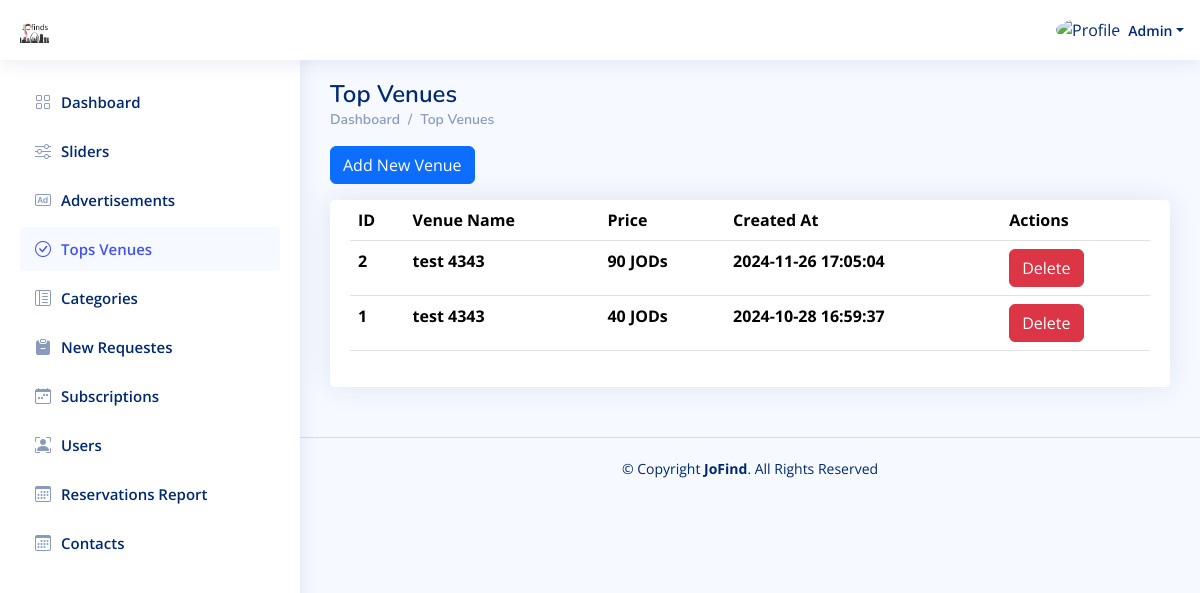
/Admin_Dashboard/Tops_Venues.php (signed in), run on the app's committed database.
### tables this page shows
CREATE TABLE `users` (
  `id` int(11) NOT NULL,
  `type_id` int(11) NOT NULL,
  `name` varchar(250) NOT NULL,
  `email` varchar(250) NOT NULL,
  `password` varchar(250) NOT NULL,
  `phone` varchar(250) NOT NULL,
  `image` varchar(250) DEFAULT NULL,
  `active` int(11) NOT NULL DEFAULT 1,
  `created_at` timestamp NOT NULL DEFAULT current_timestamp()
);

CREATE TABLE `tops` (
  `id` int(11) NOT NULL,
  `place_id` int(11) NOT NULL,
  `price` double NOT NULL,
  `active` int(11) NOT NULL DEFAULT 1,
  `created_at` timestamp NOT NULL DEFAULT current_timestamp()
);

CREATE TABLE `places` (
  `id` int(11) NOT NULL,
  `category_id` int(11) NOT NULL,
  `sub_category_id` int(11) DEFAULT NULL,
  `status_id` int(11) DEFAULT NULL,
  `city_id` int(11) NOT NULL,
  `name` varchar(250) NOT NULL,
  `image` varchar(250) NOT NULL,
  `email` varchar(250) NOT NULL,
  `description` text DEFAULT NULL,
  `total_rate` double NOT NULL DEFAULT 0,
  `phone` varchar(250) NOT NULL,
  `password` varchar(250) NOT NULL,
  `rejection_note` text DEFAULT NULL,
  `address` varchar(250) NOT NULL,
  `commercial_register` varchar(250) NOT NULL,
  `menu` varchar(250) DEFAULT NULL,
  `active` int(11) NOT NULL DEFAULT 1,
  `created_at` timestamp NOT NULL DEFAULT current_timestamp()
);

### Admin_Dashboard/Tops_Venues.php (the view, shortened to what this page needs)
<?php
include "../Connect.php";
$A_ID = $_SESSION['A_Log'];
if (!$A_ID) {
    echo '<script language="JavaScript">
     document.location="../Login.php";
    </script>';
} else {
    $sql1 = mysqli_query($con, "select * from users where id='$A_ID'");
    $row1 = mysqli_fetch_array($sql1);
    $name = $row1['name'];
}
?>
<!DOCTYPE html>
<html lang="en">
  <head>
    <link
      href="../assets/vendor/bootstrap/css/bootstrap.min.css"
      rel="stylesheet"
    />
    <link
      href="../assets/vendor/bootstrap-icons/bootstrap-icons.css"
      rel="stylesheet"
    />
    <link href="../assets/vendor/boxicons/css/boxicons.min.css" rel="stylesheet" />
    <link href="../assets/vendor/quill/quill.snow.css" rel="stylesheet" />
    <link href="../assets/vendor/quill/quill.bubble.css" rel="stylesheet" />
    <link href="../assets/vendor/remixicon/remixicon.css" rel="stylesheet" />
    <link href="../assets/vendor/simple-datatables/style.css" rel="stylesheet" />
    <link href="../assets/css/style.css" rel="stylesheet" />
  </head>
  <body>
    <header id="header" class="header fixed-top d-flex align-items-center">
      <div class="d-flex align-items-center justify-content-between">
        <a href="index.php" class="logo d-flex align-items-center">
          <img src="../assets/img/Logo.png" alt="" />
        </a>
      </div>
      <nav class="header-nav ms-auto">
        <ul class="d-flex align-items-center">
          <li class="nav-item dropdown pe-3">
            <a
              class="nav-link nav-profile d-flex align-items-center pe-0"
              href="#"
              data-bs-toggle="dropdown"
            >
              <img
                src="https://www.computerhope.com/jargon/g/guest-user.png"
                alt="Profile"
                class="rounded-circle"
              />
              <span class="d-none d-md-block dropdown-toggle ps-2"><?php echo $name ?></span> </a
            >
          </li>
        </ul>
      </nav>
    </header>
    <?php require './Aside-Nav/Aside.php'?>
    <main id="main" class="main">
      <div class="pagetitle">
        <h1>Top Venues</h1>
        <nav>
          <ol class="breadcrumb">
            <li class="breadcrumb-item"><a href="index.php">Dashboard</a></li>
            <li class="breadcrumb-item">Top Venues</li>
          </ol>
        </nav>
      </div>
      <section class="section">
      <div class="mb-3">
          <button
            type="button"
            class="btn btn-primary"
            data-bs-toggle="modal"
            data-bs-target="#verticalycentered"
          >
            Add New Venue
          </button>
        </div>
        <div class="row">
          <div class="col-lg-12">
            <div class="card">
              <div class="card-body">
                <table class="table datatable">
                  <thead>
                    <tr>
                      <th scope="col">ID</th>
                      <th scope="col">Venue Name</th>
                      <th scope="col">Price</th>
                      <th scope="col">Created At</th>
                      <th scope="col">Actions</th>
                    </tr>
                  </thead>
                  <tbody>
                  <?php
$sql1 = mysqli_query($con, "SELECT * from tops ORDER BY id DESC");
while ($row1 = mysqli_fetch_array($sql1)) {
    $top_id = $row1['id'];
    $place_id = $row1['place_id'];
    $price = $row1['price'];
    $active = $row1['active'];
    $created_at = $row1['created_at'];
    $sql2 = mysqli_query($con, "SELECT * from places WHERE id = '$place_id'");
    $row2 = mysqli_fetch_array($sql2);
    $place_name = $row2['name'];
    ?>
                    <tr>
                      <th scope="row"><?php echo $top_id ?></th>
                      <th scope="row"><?php echo $place_name ?></th>
                      <th scope="row"><?php echo $price ?> JODs</th>
                      <th scope="row"><?php echo $created_at ?></th>
                      <th scope="row">
                      <?php if ($active == 1) {?>
<a href="./DeleteOrRestoreTop.php?top_id=<?php echo $top_id ?>&isActive=<?php echo 0 ?>" class="btn btn-danger">Delete</a>
<?php } else {?>
  <a href="./DeleteOrRestoreTop.php?top_id=<?php echo $top_id ?>&isActive=<?php echo 1 ?>" class="btn btn-primary">Restore</a>
<?php }?>
                      </th>
                    </tr>
<?php
}?>
                  </tbody>
                </table>
              </div>
            </div>
          </div>
        </div>
      </section>
    </main>
    <footer id="footer" class="footer">
      <div class="copyright">
        &copy; Copyright <strong><span>JoFind</span></strong
        >. All Rights Reserved
      </div>
    </footer>
  </body>
</html>

### assets/css/style.css (style rules this page uses)
:root { scroll-behavior: smooth; }
body { font-family: "Open Sans", sans-serif; background: #f6f9ff; color: #444444; }
a { color: #4154f1; text-decoration: none; }
h1, h2, h3, h4, h5, h6 { font-family: "Nunito", sans-serif; }
#main { margin-top: 60px; padding: 20px 30px; transition: all 0.3s; }
.pagetitle { margin-bottom: 10px; }
.pagetitle h1 { font-size: 24px; margin-bottom: 0; font-weight: 600; color: #012970; }
.card { margin-bottom: 30px; border: none; border-radius: 5px; box-shadow: 0px 0 30px rgba(1, 41, 112, 0.1); }
.card-body { padding: 0 20px 20px 20px; }
.breadcrumb { font-size: 14px; font-family: "Nunito", sans-serif; color: #899bbd; font-weight: 600; }
.breadcrumb a { color: #899bbd; transition: 0.3s; }
.breadcrumb .breadcrumb-item::before { color: #899bbd; }
.logo { line-height: 1; }
@media (min-width: 1200px) { .logo { width: 280px; } }
.logo img { max-height: 26px; margin-right: 6px; }
.header { transition: all 0.5s; z-index: 997; height: 60px; box-shadow: 0px 2px 20px rgba(1, 41, 112, 0.1); background-color: #fff; padding-left: 20px; }
.header-nav ul { list-style: none; }
.header-nav>ul { margin: 0; padding: 0; }
.header-nav .nav-profile { color: #012970; }
.header-nav .nav-profile img { max-height: 36px; }
.header-nav .nav-profile span { font-size: 14px; font-weight: 600; }
@media (min-width: 1200px) { #main, #footer { margin-left: 300px; } }
.footer { padding: 20px 0; font-size: 14px; transition: all 0.3s; border-top: 1px solid #cddfff; }
.footer .copyright { text-align: center; color: #012970; }

### data on the page
users: name "Admin"
tops: id "2", place.name "test 4343", price "90", created_at "2024-11-26 17:05:04"
tops: id "1", place.name "test 4343", price "40", created_at "2024-10-28 16:59:37"
